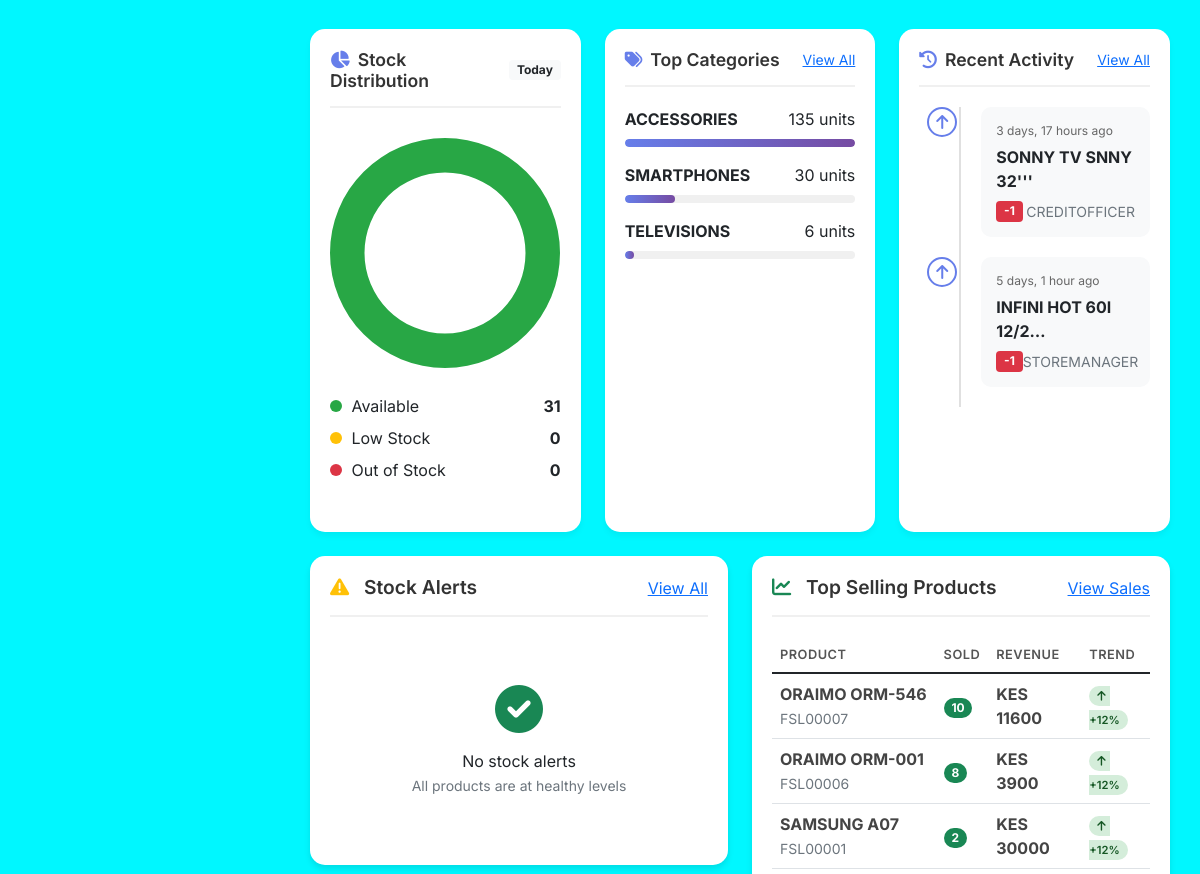
The app's page /staff/store-manager-dashboard/ (signed in, middle part), older data.
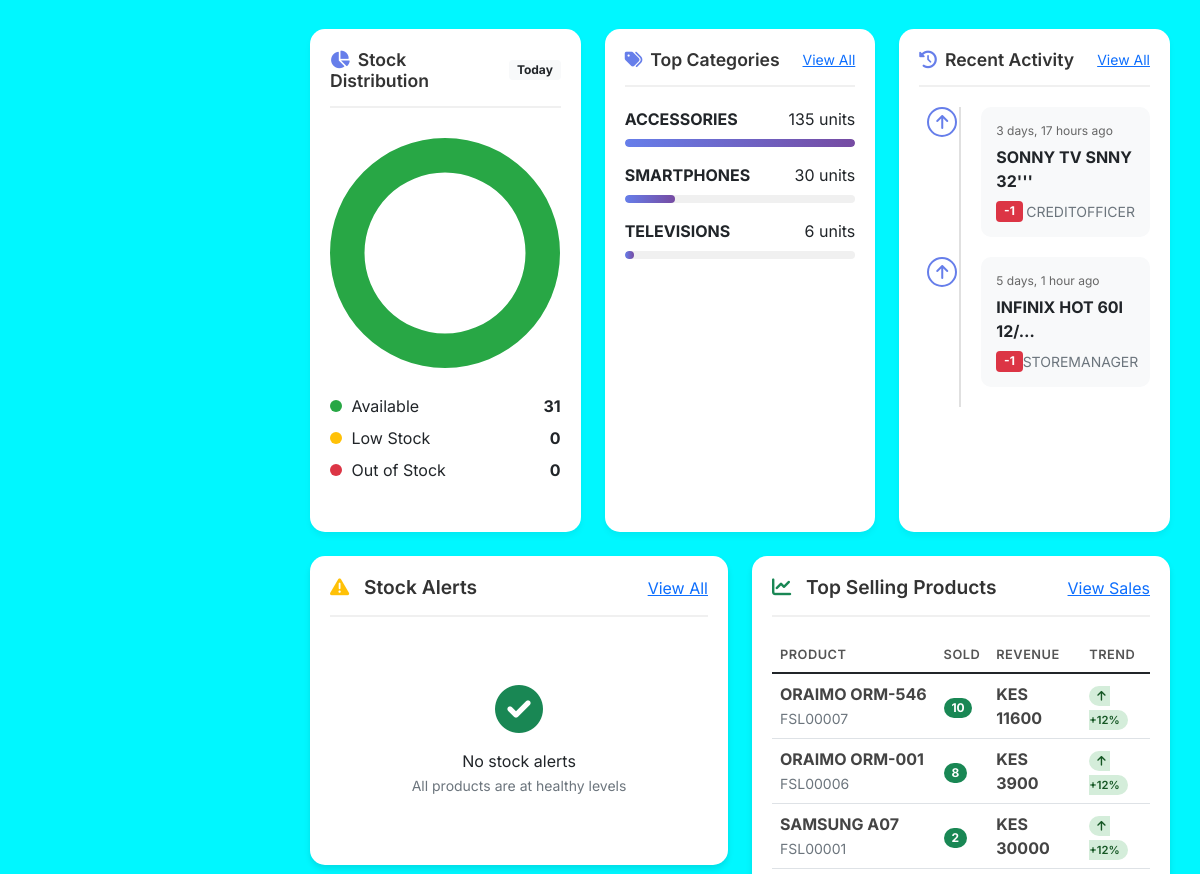
The same page, newer data.
### inventory/models.py (models this page shows, shortened)
class StockEntry(models.Model):
    ENTRY_TYPE_CHOICES = [
        ('purchase', 'Purchase'),
        ('sale', 'Sale'),
        ('reversal', 'Reversal'),
        ('adjustment', 'Adjustment'),
    ]
    product = models.ForeignKey(
        Product,
        on_delete=models.CASCADE,
        related_name='stock_entries',
        help_text="Product this entry affects"
    )
    quantity = models.IntegerField(
        help_text="Positive for stock IN, Negative for stock OUT"
    )
    entry_type = models.CharField(max_length=20, choices=ENTRY_TYPE_CHOICES)
    unit_price = models.DecimalField(
        max_digits=12,
        decimal_places=2,
        help_text="Price per unit at time of transaction"
    )
    total_amount = models.DecimalField(
        max_digits=12,
        decimal_places=2,
        help_text="Total transaction value"
    )
    reference_id = models.CharField(
        max_length=255,
        blank=True,
        null=True,
        help_text="Invoice/Receipt/Order number"
    )
    notes = models.TextField(blank=True, null=True)
    created_by = models.ForeignKey(
        User,
        on_delete=models.SET_NULL,
        null=True,
        blank=True,
        related_name='stock_entries'
    )
    created_at = models.DateTimeField(auto_now_add=True)
    class Meta:
        verbose_name = 'Stock Entry'
        verbose_name_plural = 'Stock Entries'
        ordering = ['-created_at']
        indexes = [
            models.Index(fields=['-created_at']),
            models.Index(fields=['entry_type']),
            models.Index(fields=['product', '-created_at']),
        ]

class Product(models.Model):
    STATUS_CHOICES = [
        ('available', 'Available'),
        ('sold', 'Sold'),
        ('reserved', 'Reserved'),
        ('damaged', 'Damaged'),
        ('lowstock', 'Low Stock'),
        ('outofstock', 'Out of Stock'),
    ]
    CONDITION_CHOICES = [
        ('new', 'Brand New'),
        ('refurbished', 'Refurbished'),
        ('used', 'Used - Excellent'),
        ('used_good', 'Used - Good'),
        ('used_fair', 'Used - Fair'),
    ]
    name = models.CharField(max_length=255, blank=True, null=True,
                           help_text="Product name (auto-generated from brand/model if blank)")
    category = models.ForeignKey(Category, on_delete=models.PROTECT, related_name='products')
    product_code = models.CharField(max_length=20, unique=True, blank=True, db_index=True)
    owner = models.ForeignKey(User, on_delete=models.SET_NULL, null=True, blank=True, related_name='products')
    is_featured = models.BooleanField(default=False)
    view_count = models.PositiveIntegerField(default=0)
    sales_count = models.PositiveIntegerField(default=0)
    sku_value = models.CharField(
        max_length=200,
        help_text="IMEI NUMBER OR SERIAL NUMBER - MUST BE UNIQUE for each unit",
        db_index=True,
        unique=True,  # Enforce uniqueness across all products
        blank=True,
        null=True
    )
    barcode = models.CharField(
        max_length=30,
        db_index=True,
        unique=True,
        blank=True,
        null=True,
        help_text="Barcode - Auto-generated if left blank"
    )
    quantity = models.PositiveIntegerField(
        default=1,
        help_text="1 for single items (auto-set), multiple for bulk items"
    )
    buying_price = models.DecimalField(
        max_digits=12,
        decimal_places=2,
        help_text="Cost price (what you paid)"
    )
    selling_price = models.DecimalField(
        max_digits=12,
        decimal_places=2,
        help_text="Retail selling price (display price for customers)"
    )
    best_price = models.DecimalField(
        max_digits=10,
        decimal_places=2,
        help_text="Wholesale selling price (used for bulk sales/discounts)",
        null=True,
        blank=True
    )
    image = CloudinaryField('image', blank=True, null=True)
    status = models.CharField(max_length=20, choices=STATUS_CHOICES, default='available')
    brand = models.CharField(max_length=100, blank=True, null=True)
    model = models.CharField(max_length=200, blank=True, null=True)
    specifications = models.JSONField(
        default=dict,
        blank=True,
        help_text="Store RAM, storage, color, screen size, etc. Example: {'ram': '8GB', 'storage': '256GB', 'color': 'Black'}"
    )
    condition = models.CharField(
        max_length=20,
        choices=CONDITION_CHOICES,
        default='new'
    )
    warranty_months = models.PositiveIntegerField(
        default=12,
        help_text="Warranty period in months"
    )
    description = models.TextField(blank=True, null=True)
    supplier = models.ForeignKey(
        Supplier,
        on_delete=models.SET_NULL,
        null=True,
        blank=True,
        related_name='products'
    )
    reorder_level = models.PositiveIntegerField(
        default=5,
        null=True,
        blank=True,
        help_text="Minimum stock level before reordering (for bulk items only)"
    )
    last_restocked = models.DateTimeField(
        null=True,
        blank=True,
        help_text="When was this last restocked"
    )
    created_at = models.DateTimeField(auto_now_add=True)
    updated_at = models.DateTimeField(auto_now=True)
    is_active = models.BooleanField(default=True)
    class Meta:
        ordering = ['-created_at']
        indexes = [
            models.Index(fields=['category', 'status']),
            models.Index(fields=['sku_value']),
            models.Index(fields=['barcode']),
            models.Index(fields=['product_code']),
            models.Index(fields=['brand', 'model']),
            models.Index(fields=['-created_at']),
        ]
    @property
    def display_name(self):
        try:
            if self.brand or self.model:
                brand_part = self.brand or "Unknown Brand"
                model_part = self.model or "Unknown Model"
                spec_str = ""
                return f"{brand_part} {model_part}{spec_str}"
            elif self.name:
                return self.name
            elif self.product_code:
                return f"Product {self.product_code}"
            else:
                return f"Product #{self.id or 'New'}"
        except Exception:
            return f"Product #{self.id or 'New'}"

### staff/views.py (the view)
# urls.py: path('store-manager-dashboard/', views.store_manager_dashboard, name='store_manager_dashboard'),
@login_required
def store_manager_dashboard(request):
    from inventory.models import Product, Category, StockAlert, StockEntry
    from sales.models import SaleItem
    from django.db.models import Sum, Count, Q, F
    from django.contrib import messages
    from django.utils import timezone
    from datetime import timedelta
    today = timezone.now().date()
    week_ago = today - timedelta(days=7)
    total_products = Product.objects.count()
    total_categories = Category.objects.count()
    products = Product.objects.all()
    total_stock_value = 0
    for product in products:
        if hasattr(product, 'buying_price') and product.buying_price and product.quantity:
            total_stock_value += product.buying_price * product.quantity
    active_alerts = StockAlert.objects.filter(
        is_active=True,
        is_dismissed=False
    ).select_related('product').order_by(
        '-severity',  # Critical first
        '-last_alerted'
    )
    low_stock_alerts_count = active_alerts.filter(alert_type='lowstock').count()
    needs_reorder_count = active_alerts.filter(alert_type='needs_reorder').count()
    out_of_stock_count = active_alerts.filter(alert_type='outofstock').count()
    damaged_count = active_alerts.filter(alert_type='damaged').count()
    low_stock_alerts = active_alerts[:10]
    available_products = Product.objects.filter(status='available').count()
    low_stock_products = Product.objects.filter(status='lowstock').count()
    out_of_stock = Product.objects.filter(status='outofstock').count()
    sold_products = Product.objects.filter(status='sold').count()
    damaged_products = Product.objects.filter(status='damaged').count()
    reserved_products = Product.objects.filter(status='reserved').count()
    low_stock_by_quantity = Product.objects.filter(
        quantity__gt=0,
        quantity__lte=F('reorder_level')
    ).count()
    recent_movements = StockEntry.objects.select_related(
        'product', 'created_by'
    ).order_by('-created_at')[:10]
    stock_by_category = []
    for category in Category.objects.all():
        category_products = category.products.all()
        product_count = category_products.count()
        total_stock = category_products.aggregate(Sum('quantity'))['quantity__sum'] or 0
        stock_by_category.append({
            'name': category.name,
            'product_count': product_count,
            'total_stock': total_stock
        })
    stock_by_category = sorted(stock_by_category, key=lambda x: x['total_stock'], reverse=True)[:10]
    try:
        top_selling = SaleItem.objects.values(
            'product_name', 'product_code'
        ).annotate(
            total_sold=Sum('quantity'),
            total_revenue=Sum('total_price')
        ).order_by('-total_sold')[:10]
    except:
        top_selling = []
    new_products_week = Product.objects.filter(created_at__date__gte=week_ago).count()
    recent_products = Product.objects.select_related('category').order_by('-created_at')[:10]
    try:
        from inventory.models import ReturnRequest
        pending_returns = ReturnRequest.objects.filter(
            status__in=['submitted', 'verified']
        ).order_by('-requested_at')[:8]
        pending_returns_count = ReturnRequest.objects.filter(
            status__in=['submitted', 'verified']
        ).count()
        verified_returns_count = ReturnRequest.objects.filter(status='verified').count()
    except:
        pending_returns = []
        pending_returns_count = 0
        verified_returns_count = 0
    overstock = Product.objects.filter(quantity__gt=100).count()
    context = {
        'total_products': total_products,
        'total_categories': total_categories,
        'total_stock_value': total_stock_value,
        'low_stock_alerts': low_stock_alerts,  # This will now show actual alerts
        'low_stock_alerts_count': low_stock_alerts_count,
        'needs_reorder_count': needs_reorder_count,
        'out_of_stock_count': out_of_stock_count,
        'damaged_count': damaged_count,
        'low_stock_products': low_stock_products,
        'out_of_stock': out_of_stock,
        'available_products': available_products,
        'sold_products': sold_products,
        'damaged_products': damaged_products,
        'reserved_products': reserved_products,
        'overstock': overstock,
        'low_stock_by_quantity': low_stock_by_quantity,
        'recent_movements': recent_movements,
        'recent_products': recent_products,
        'new_products_week': new_products_week,
        'stock_by_category': stock_by_category,
        'top_selling': top_selling,
        'pending_returns': pending_returns,
        'pending_returns_count': pending_returns_count,
        'verified_returns_count': verified_returns_count,
        'today': today,
    }
    return render(request, 'staff/dashboards/store_manager_dashboard.html', context)

### inventory/models.py (called while the page is built)
    @property
    def is_single_item(self):
        return self.item_type == 'single'

### templates/staff/dashboards/store_manager_dashboard.html (shortened to what the changed rows need)
{% extends 'inventory/staff_base.html' %}
{% load static %}
{% block content %}
<div class="row g-4 mb-4">
    <div class="col-xl-4">
        <div class="chart-container">
            <div class="activity-timeline" style="max-height: 300px; overflow-y: auto;">
                {% for entry in recent_movements|slice:":5" %}
                <div class="activity-item">
                    <div class="activity-icon">
                        <i class="fas fa-{% if entry.quantity > 0 %}arrow-down{% else %}arrow-up{% endif %}"></i>
                    </div>
                    <div class="activity-content">
                        <div class="activity-time">{{ entry.created_at|timesince }} ago</div>
                        <div class="fw-bold">{{ entry.product.display_name|truncatechars:20 }}</div>
                        <div class="d-flex justify-content-between mt-2">
                            <span class="badge {% if entry.quantity > 0 %}bg-success{% else %}bg-danger{% endif %}">
                                {% if entry.quantity > 0 %}+{% endif %}{{ entry.quantity }}
                            </span>
                            <small class="text-muted">{{ entry.created_by.username|default:"System" }}</small>
                        </div>
                    </div>
                </div>
                {% empty %}
                <p class="text-muted text-center py-4">No recent activity</p>
                {% endfor %}
            </div>
        </div>
    </div>
</div>
<div class="row g-4 mb-4">
    <div class="col-xl-6">
        <div class="table-container">
            <div class="table-responsive">
                <table class="table table-hover">
                    <thead>
                        <tr>
                            <th>Product</th>
                            <th>Sold</th>
                            <th>Revenue</th>
                            <th>Trend</th>
                        </tr>
                    </thead>
                </table>
            </div>
        </div>
    </div>
</div>
{% endblock %}
{% block extra_js %}
<script>
    // Dismiss Alert Function
    window.dismissAlert = function(alertId) {
        var modal = new bootstrap.Modal(document.getElementById('dismissModal'));
        var form = document.getElementById('dismissForm');
        var baseUrl = "{% url 'inventory:dismiss_alert' 0 %}";
        form.action = baseUrl.replace('0', alertId);
        modal.show();
    };
    $(document).ready(function() {
        // Initialize tooltips
        var tooltipTriggerList = [].slice.call(document.querySelectorAll('[title]'))
        var tooltipList = tooltipTriggerList.map(function (tooltipTriggerEl) {
            return new bootstrap.Tooltip(tooltipTriggerEl)
        });
        // Stock Distribution Chart
        var ctx = document.getElementById('stockChart').getContext('2d');
        new Chart(ctx, {
            type: 'doughnut',
            data: {
                labels: ['Available', 'Low Stock', 'Out of Stock'],
                datasets: [{
                    data: [
                        {{ available_products|default:0 }},
                        {{ low_stock_products|default:0 }},
                        {{ out_of_stock|default:0 }}
                    ],
                    backgroundColor: [
                        '#28a745',
                        '#ffc107',
                        '#dc3545'
                    ],
                    borderWidth: 0
                }]
            },
            options: {
                responsive: true,
                maintainAspectRatio: false,
                plugins: {
                    legend: {
                        display: false
                    }
                },
                cutout: '70%'
            }
        });
        // Auto-refresh every 5 minutes
        setTimeout(function() {
            location.reload();
        }, 300000);
        // Animate numbers
        $('.stat-value').each(function() {
            var $this = $(this);
            var countTo = parseInt($this.text().replace(/,/g, ''));
            if (!isNaN(countTo) && countTo > 0) {
                $({ countNum: 0 }).animate({ countNum: countTo }, {
                    duration: 1000,
                    easing: 'swing',
                    step: function() {
                        $this.text(Math.floor(this.countNum));
                    },
                    complete: function() {
                        $this.text(this.countNum);
                    }
                });
            }
        });
    });
</script>
{% endblock %}

Row changes from the older to the newer data that the page shows:
changed through a linked row, StockEntry "STOREMANAGER": product.display_name "INFINI HOT 60I 12/2…" → "INFINIX HOT 60I 12/…"
